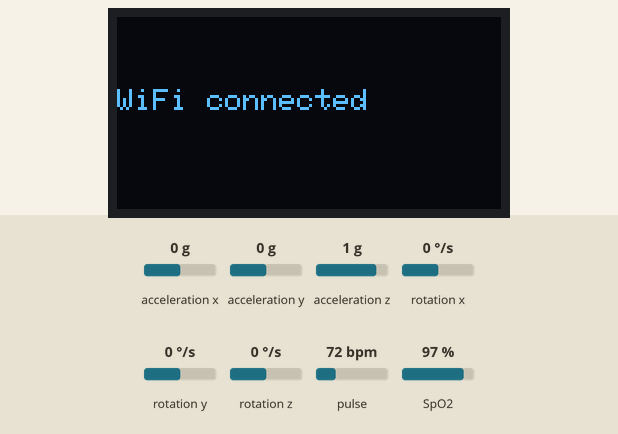
Simulated run of this sketch. Board: ESP8266 (NodeMCU). Parts: 128×64 one-colour display. Wiring (inferred from the names in the program): MPU-6050 motion sensor at I2C address 0x68. Inputs (shaded band) come from the test bench; at power-on: pulse 72 bpm, SpO2 97 %, acceleration x 0 g, acceleration y 0 g, acceleration z 1 g, rotation x 0 °/s, rotation y 0 °/s, rotation z 0 °/s. WiFi joins after 1.5 s; servers stay silent unless stated; what the sketch prints to the serial monitor is not drawn.

Above: at 1.6 s.
At 5.7 s:
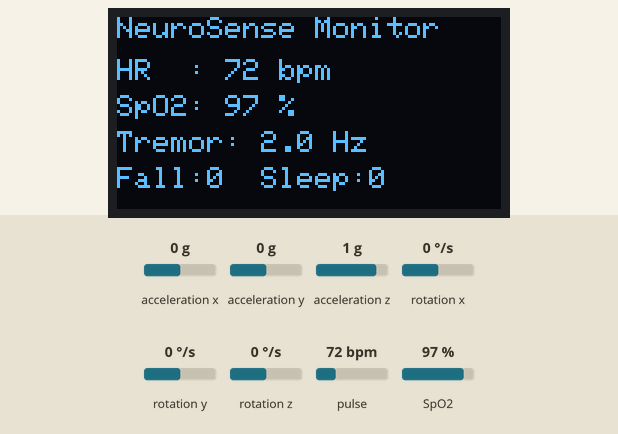
5.8 s: pulse set to 42 bpm
At 8.9 s:
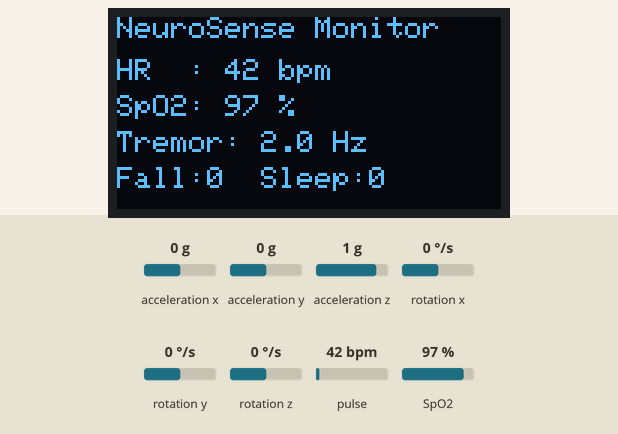
9.2 s: SpO2 set to 80 %
At 10.7 s:
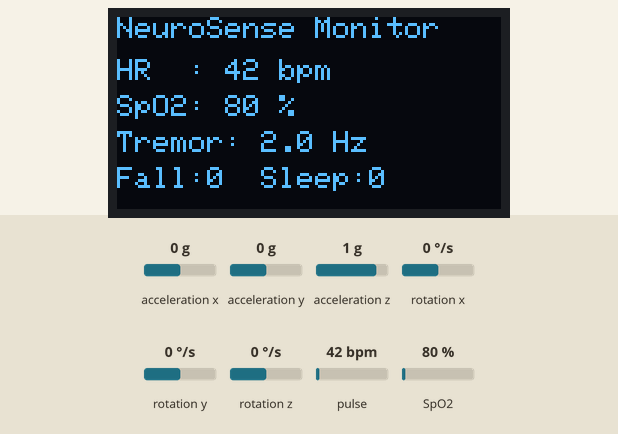
11.7 s: pulse set to 70 bpm
At 13.6 s:
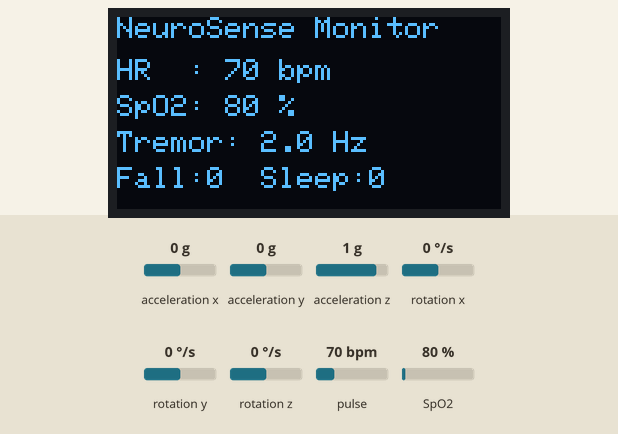
14.3 s: SpO2 set to 85 %
Timing chart, 0 to 17.3 s (numbered marks = the images above; inputs shaded):
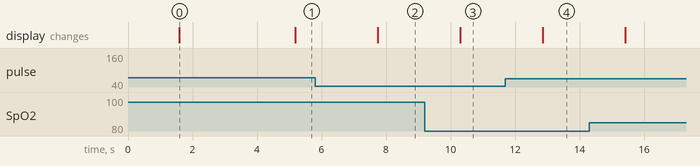

The sketch:

NeuroSense.ino
```cpp
/*
 * NeuroSense - wearable Parkinsonian monitoring node
 *
 * ESP8266 + MPU6050 (motion) + MAX30100 (HR/SpO2) + SSD1306 OLED.
 *
 * Samples the IMU at a fixed 50 Hz into a 128-sample window (2.56 s), derives
 * eight features from each window, and publishes them to ThingSpeak every
 * 15 s. The field order below is a contract shared with
 * backend/thingspeak_client.py and backend/data/parkinsons.csv - changing it
 * here silently corrupts the model input.
 *
 *   field1 hr          bpm       MAX30100
 *   field2 spo2        %         MAX30100
 *   field3 tremorFreq  Hz        dominant frequency of AC accel, 2-12 Hz band
 *   field4 totalAccel  g         RMS of gravity-removed accel magnitude
 *   field5 totalGyro   deg/s     mean gyro magnitude
 *   field6 sleepStage  0|1|2     awake / light / deep
 *   field7 gaitScore   0-100     movement-stability score, higher is steadier
 *   field8 fallAlert   0|1       latched impact flag
 */

#include <Wire.h>
#include <Adafruit_GFX.h>
#include <Adafruit_SSD1306.h>
#include <MAX30100_PulseOximeter.h>
#include <ESP8266WiFi.h>
#include <ThingSpeak.h>
#include <arduinoFFT.h>

#include "secrets.h"

// ---------------------------------------------------------------- hardware
#define SCREEN_WIDTH 128
#define SCREEN_HEIGHT 64
#define OLED_RESET -1
#define OLED_ADDR 0x3C
#define MPU_ADDR 0x68

Adafruit_SSD1306 display(SCREEN_WIDTH, SCREEN_HEIGHT, &Wire, OLED_RESET);
PulseOximeter pox;
WiFiClient client;

// MPU6050 at default full-scale ranges: +/-2 g and +/-250 deg/s.
static const float ACCEL_LSB_PER_G = 16384.0f;
static const float GYRO_LSB_PER_DPS = 131.0f;

// ---------------------------------------------------------------- sampling
static const uint16_t SAMPLE_RATE_HZ = 50;
static const uint16_t SAMPLE_PERIOD_MS = 1000 / SAMPLE_RATE_HZ;  // 20 ms
static const uint16_t WINDOW_SIZE = 128;                         // 2.56 s

// arduinoFFT needs power-of-two buffers of double.
double vReal[WINDOW_SIZE];
double vImag[WINDOW_SIZE];
ArduinoFFT<double> FFT(vReal, vImag, WINDOW_SIZE, (double)SAMPLE_RATE_HZ);

// Tremor is searched in this band. Below 2 Hz is posture drift, above 12 Hz is
// sensor noise; Parkinsonian rest tremor sits at 3-7 Hz.
static const float TREMOR_MIN_HZ = 2.0f;
static const float TREMOR_MAX_HZ = 12.0f;

static float accelMag[WINDOW_SIZE];  // |a| in g, gravity included
static float gyroMag[WINDOW_SIZE];   // |w| in deg/s
static uint16_t sampleIndex = 0;
static uint32_t lastSampleMs = 0;

// ---------------------------------------------------------------- features
static float hr = 0.0f;
static float spo2 = 0.0f;
static float tremorFreq = 0.0f;
static float totalAccel = 0.0f;
static float totalGyro = 0.0f;
static uint8_t sleepStage = 0;
static float gaitScore = 100.0f;
static uint8_t fallAlert = 0;

// Impact above this (gravity included) counts as a fall.
static const float FALL_THRESHOLD_G = 2.5f;
// AC accel RMS below this counts as "still" for sleep staging.
static const float STILL_RMS_G = 0.02f;
static const uint32_t LIGHT_SLEEP_MS = 300000UL;   // 5 min still
static const uint32_t DEEP_SLEEP_MS = 1800000UL;   // 30 min still

static uint32_t stillSinceMs = 0;
static bool isStill = false;

static const uint32_t UPLOAD_INTERVAL_MS = 15000UL;  // ThingSpeak free-tier floor
static uint32_t lastUploadMs = 0;

// ---------------------------------------------------------------- helpers

void onBeatDetected() {
  Serial.println(F("beat"));
}

void showStatus(const __FlashStringHelper *line) {
  display.clearDisplay();
  display.setTextSize(1);
  display.setTextColor(SSD1306_WHITE);
  display.setCursor(0, 24);
  display.println(line);
  display.display();
}

void haltWith(const __FlashStringHelper *msg) {
  Serial.println(msg);
  showStatus(msg);
  while (true) {
    delay(1000);
    ESP.wdtFeed();
  }
}

void initMPU6050() {
  // Wake the device: PWR_MGMT_1 = 0.
  Wire.beginTransmission(MPU_ADDR);
  Wire.write(0x6B);
  Wire.write(0x00);
  if (Wire.endTransmission(true) != 0) {
    haltWith(F("MPU6050 not found"));
  }
}

// Reads one accel+gyro sample and appends it to the window buffers.
void sampleIMU() {
  Wire.beginTransmission(MPU_ADDR);
  Wire.write(0x3B);
  if (Wire.endTransmission(false) != 0) {
    return;  // skip this sample, keep the loop alive
  }
  if (Wire.requestFrom(MPU_ADDR, 14, true) != 14) {
    return;
  }

  int16_t rawAx = (Wire.read() << 8) | Wire.read();
  int16_t rawAy = (Wire.read() << 8) | Wire.read();
  int16_t rawAz = (Wire.read() << 8) | Wire.read();
  (void)((Wire.read() << 8) | Wire.read());  // temperature, unused
  int16_t rawGx = (Wire.read() << 8) | Wire.read();
  int16_t rawGy = (Wire.read() << 8) | Wire.read();
  int16_t rawGz = (Wire.read() << 8) | Wire.read();

  float ax = rawAx / ACCEL_LSB_PER_G;
  float ay = rawAy / ACCEL_LSB_PER_G;
  float az = rawAz / ACCEL_LSB_PER_G;
  float gx = rawGx / GYRO_LSB_PER_DPS;
  float gy = rawGy / GYRO_LSB_PER_DPS;
  float gz = rawGz / GYRO_LSB_PER_DPS;

  float aMag = sqrtf(ax * ax + ay * ay + az * az);
  float gMag = sqrtf(gx * gx + gy * gy + gz * gz);

  // Fall detection reacts per sample, not per window, so a short impact is
  // never averaged away. The flag latches until the next successful upload.
  if (aMag > FALL_THRESHOLD_G) {
    fallAlert = 1;
    Serial.print(F("fall impact "));
    Serial.println(aMag, 2);
  }

  accelMag[sampleIndex] = aMag;
  gyroMag[sampleIndex] = gMag;
  sampleIndex++;
}

// Dominant frequency of the AC part of |a|, restricted to the tremor band.
float dominantTremorHz(const float *mag, float meanMag) {
  for (uint16_t i = 0; i < WINDOW_SIZE; i++) {
    vReal[i] = (double)(mag[i] - meanMag);  // remove gravity/DC
    vImag[i] = 0.0;
  }

  FFT.windowing(FFTWindow::Hamming, FFTDirection::Forward);
  FFT.compute(FFTDirection::Forward);
  FFT.complexToMagnitude();

  const float binHz = (float)SAMPLE_RATE_HZ / (float)WINDOW_SIZE;  // 0.39 Hz
  uint16_t minBin = (uint16_t)(TREMOR_MIN_HZ / binHz);
  uint16_t maxBin = (uint16_t)(TREMOR_MAX_HZ / binHz);
  if (maxBin > WINDOW_SIZE / 2) {
    maxBin = WINDOW_SIZE / 2;
  }

  uint16_t peakBin = minBin;
  double peak = 0.0;
  for (uint16_t i = minBin; i <= maxBin; i++) {
    if (vReal[i] > peak) {
      peak = vReal[i];
      peakBin = i;
    }
  }
  return peakBin * binHz;
}

// Collapses one full window into the eight published features.
void computeWindowFeatures() {
  float sumA = 0.0f;
  float sumG = 0.0f;
  for (uint16_t i = 0; i < WINDOW_SIZE; i++) {
    sumA += accelMag[i];
    sumG += gyroMag[i];
  }
  float meanA = sumA / WINDOW_SIZE;
  totalGyro = sumG / WINDOW_SIZE;

  // RMS about the mean: removes the constant 1 g so this is motion only.
  float sumSq = 0.0f;
  for (uint16_t i = 0; i < WINDOW_SIZE; i++) {
    float d = accelMag[i] - meanA;
    sumSq += d * d;
  }
  totalAccel = sqrtf(sumSq / WINDOW_SIZE);

  tremorFreq = dominantTremorHz(accelMag, meanA);

  // Steadier movement means less accel spread. 0.20 g of RMS maps to the
  // floor of 60, matching the range in backend/data/parkinsons.csv.
  gaitScore = 100.0f - (totalAccel * 200.0f);
  if (gaitScore < 60.0f) gaitScore = 60.0f;
  if (gaitScore > 100.0f) gaitScore = 100.0f;

  // Sleep staging off sustained stillness.
  uint32_t now = millis();
  if (totalAccel < STILL_RMS_G) {
    if (!isStill) {
      isStill = true;
      stillSinceMs = now;
    }
    uint32_t stillFor = now - stillSinceMs;
    if (stillFor >= DEEP_SLEEP_MS) {
      sleepStage = 2;
    } else if (stillFor >= LIGHT_SLEEP_MS) {
      sleepStage = 1;
    } else {
      sleepStage = 0;
    }
  } else {
    isStill = false;
    sleepStage = 0;
  }
}

void drawScreen() {
  display.clearDisplay();
  display.setTextColor(SSD1306_WHITE);

  display.setTextSize(1);
  display.setCursor(0, 0);
  display.println(F("NeuroSense Monitor"));

  display.setCursor(0, 14);
  display.print(F("HR  : "));
  display.print(hr, 0);
  display.println(F(" bpm"));

  display.setCursor(0, 26);
  display.print(F("SpO2: "));
  display.print(spo2, 0);
  display.println(F(" %"));

  display.setCursor(0, 38);
  display.print(F("Tremor: "));
  display.print(tremorFreq, 1);
  display.println(F(" Hz"));

  display.setCursor(0, 50);
  display.print(F("Fall:"));
  display.print(fallAlert);
  display.print(F("  Sleep:"));
  display.print(sleepStage);

  display.display();
}

void uploadToThingSpeak() {
  ThingSpeak.setField(1, hr);
  ThingSpeak.setField(2, spo2);
  ThingSpeak.setField(3, tremorFreq);
  ThingSpeak.setField(4, totalAccel);
  ThingSpeak.setField(5, totalGyro);
  ThingSpeak.setField(6, (int)sleepStage);
  ThingSpeak.setField(7, gaitScore);
  ThingSpeak.setField(8, (int)fallAlert);

  int status = ThingSpeak.writeFields(TS_CHANNEL_ID, TS_WRITE_API_KEY);

  Serial.print(F("hr="));       Serial.print(hr, 1);
  Serial.print(F(" spo2="));    Serial.print(spo2, 1);
  Serial.print(F(" tremor="));  Serial.print(tremorFreq, 2);
  Serial.print(F(" accel="));   Serial.print(totalAccel, 4);
  Serial.print(F(" gyro="));    Serial.print(totalGyro, 2);
  Serial.print(F(" sleep="));   Serial.print(sleepStage);
  Serial.print(F(" gait="));    Serial.print(gaitScore, 1);
  Serial.print(F(" fall="));    Serial.print(fallAlert);
  Serial.print(F(" -> HTTP ")); Serial.println(status);

  if (status == 200) {
    fallAlert = 0;  // clear only once the event has actually been reported
  }
}

void connectWiFi() {
  WiFi.mode(WIFI_STA);
  WiFi.begin(WIFI_SSID, WIFI_PASSWORD);
  Serial.print(F("connecting to wifi"));

  // Bounded wait: a missing network must not brick the device, the sensors
  // and display stay useful offline.
  uint32_t deadline = millis() + 20000UL;
  while (WiFi.status() != WL_CONNECTED && millis() < deadline) {
    delay(250);
    Serial.print('.');
  }
  Serial.println();

  if (WiFi.status() == WL_CONNECTED) {
    Serial.print(F("wifi ok, ip "));
    Serial.println(WiFi.localIP());
    showStatus(F("WiFi connected"));
  } else {
    Serial.println(F("wifi failed, running offline"));
    showStatus(F("WiFi failed - offline"));
  }
  delay(1000);
}

// ---------------------------------------------------------------- lifecycle

void setup() {
  Serial.begin(115200);
  Wire.begin();           // ESP8266 default: SDA=D2/GPIO4, SCL=D1/GPIO5
  Wire.setClock(400000);  // the MAX30100 needs the bus to keep up

  if (!display.begin(SSD1306_SWITCHCAPVCC, OLED_ADDR)) {
    Serial.println(F("SSD1306 init failed"));
    while (true) { delay(1000); ESP.wdtFeed(); }
  }
  showStatus(F("NeuroSense booting"));

  initMPU6050();

  if (!pox.begin()) {
    haltWith(F("MAX30100 init failed"));
  }
  pox.setOnBeatDetectedCallback(onBeatDetected);

  connectWiFi();
  ThingSpeak.begin(client);

  lastSampleMs = millis();
  lastUploadMs = millis();
}

void loop() {
  // The MAX30100 driver needs to be serviced as often as possible; nothing in
  // this loop is allowed to block.
  pox.update();

  uint32_t now = millis();

  if (now - lastSampleMs >= SAMPLE_PERIOD_MS) {
    lastSampleMs += SAMPLE_PERIOD_MS;
    sampleIMU();

    if (sampleIndex >= WINDOW_SIZE) {
      sampleIndex = 0;
      computeWindowFeatures();
      hr = pox.getHeartRate();
      spo2 = pox.getSpO2();
      drawScreen();
    }
  }

  if (now - lastUploadMs >= UPLOAD_INTERVAL_MS) {
    lastUploadMs = now;
    if (WiFi.status() == WL_CONNECTED) {
      uploadToThingSpeak();
    } else {
      Serial.println(F("offline, skipping upload"));
      WiFi.reconnect();
    }
  }
}
```

secrets.example.h
```cpp
// Copy this file to `secrets.h` and fill in your own values.
// `secrets.h` is gitignored so credentials never reach the repository.
#ifndef SECRETS_H
#define SECRETS_H

#define WIFI_SSID        "your-wifi-name"
#define WIFI_PASSWORD    "your-wifi-password"

// ThingSpeak channel that receives the 8 sensor fields.
#define TS_CHANNEL_ID    1234567UL
#define TS_WRITE_API_KEY "your-write-api-key"

#endif  // SECRETS_H
```

Measured:
- after the input at 5.8 s, the display: changes after 1.9 s (image 2)
- after the input at 9.2 s, the display: changes after 1.1 s (image 3)
- after the input at 11.7 s, the display: changes after 1.2 s (image 4)
- what the display in image 0 shows lasts 3.6 s, from 1.6 s to 5.2 s
